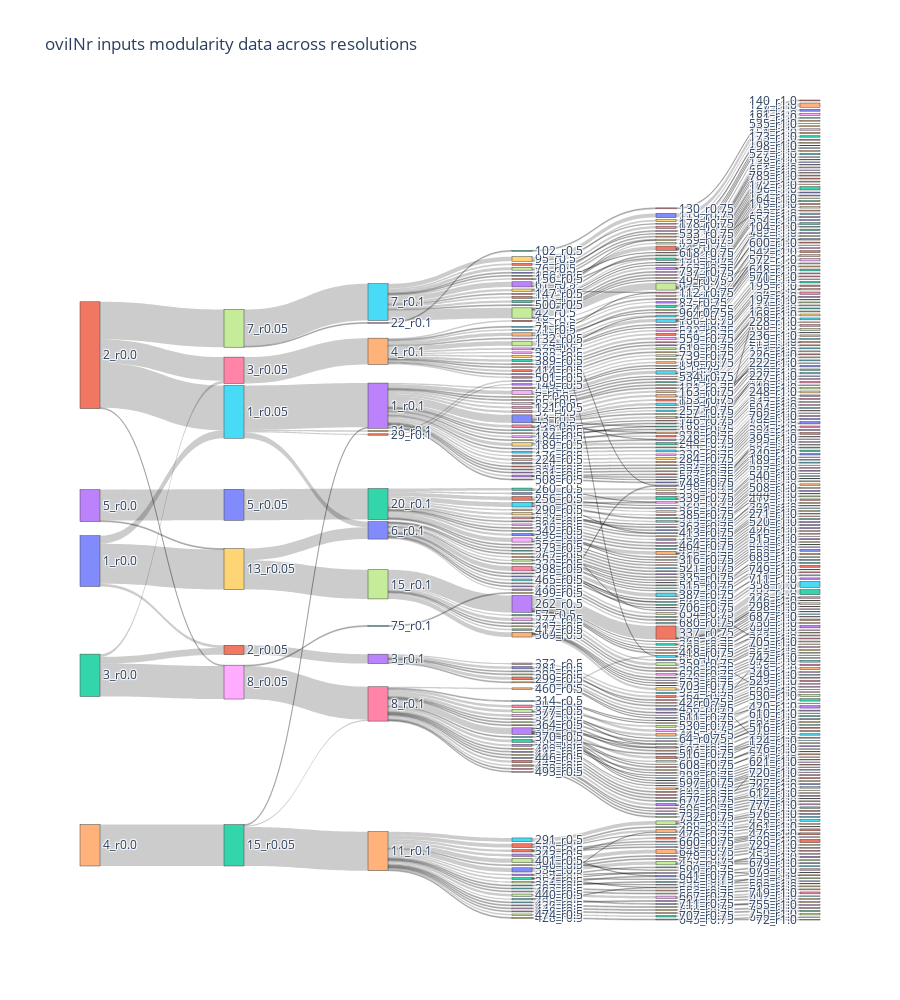

Here is the notebook cell this chart was saved with:
### Code cell
import plotly.graph_objects as go

fig = go.Figure(data=[go.Sankey(
    node = dict(
        pad = 15,
        thickness=20,
        #line=dict(color='blue', width=0.5),
        label = nodes,
        #color='green'
    ),
    link = dict(
        source= links_dict['source'],
        target = links_dict['target'],
        value = links_dict['value']
    )
    
)
])
fig.update_layout(title='oviINr inputs modularity data across resolutions', height=1000)
fig.show()

### Figure 1 — Plotly figure (JSON) as saved in the notebook; plotly's stock layout.template omitted (floating-point values rounded to 4 significant figures; data arrays with more than 128 entries replaced by an {"elided": "..."} marker saying what was removed)
{"data": [{"link": {"source": {"elided": "680 int values"}, "target": {"elided": "680 int values"}, "value": {"elided": "680 int values"}}, "node": {"label": {"elided": "639 str values"}, "pad": 15, "thickness": 20}, "type": "sankey"}], "layout": {"height": 1000, "title": {"text": "oviINr inputs modularity data across resolutions"}}}
